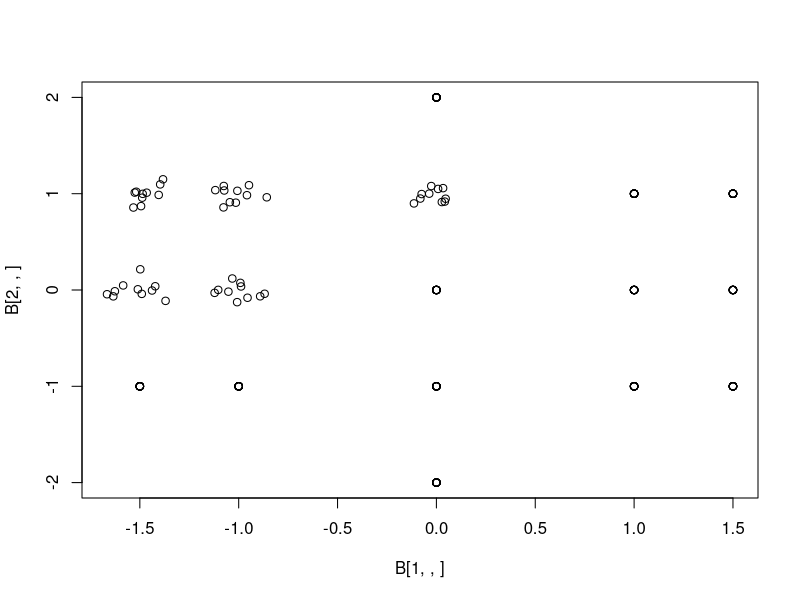
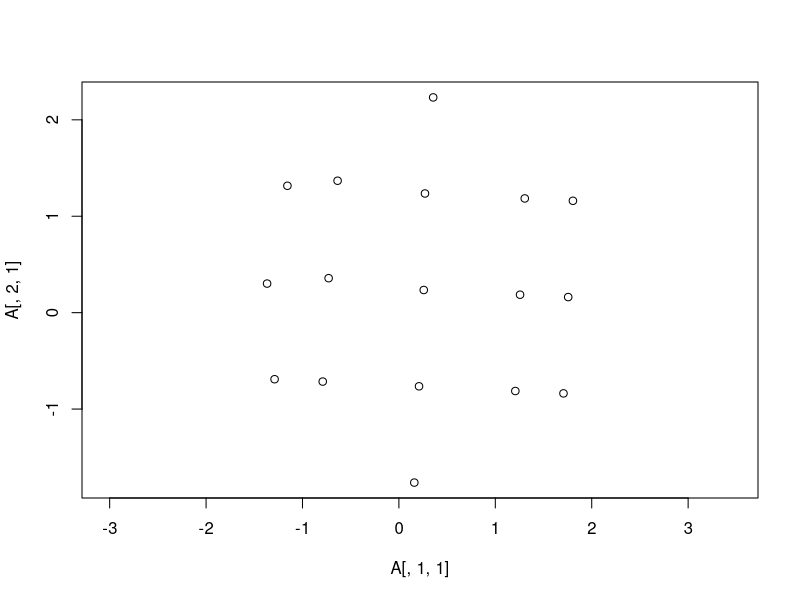
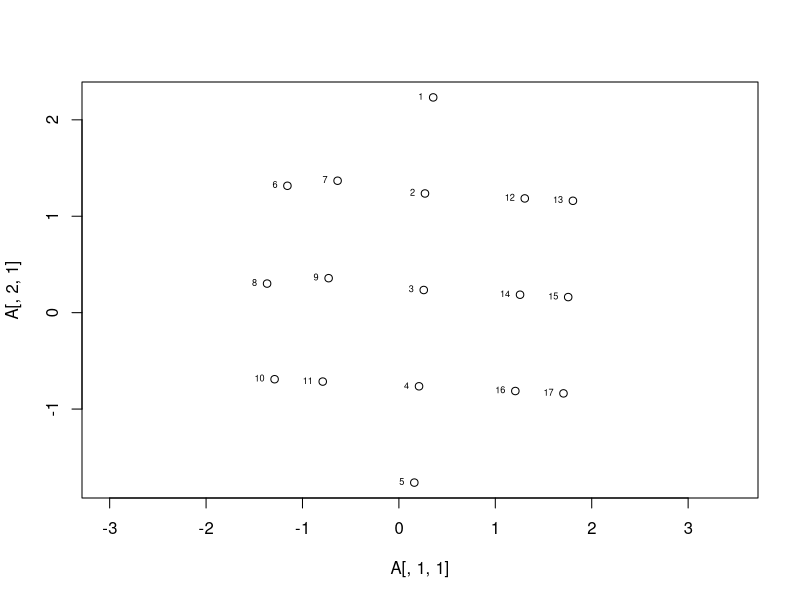

Generate these figures, in order, with R:
library(plyr)
v<-c(0,2,0,1,0,0,0,-1,0,-2,   -1.5,1, -1,1, -1.5,0, -1,0, -1.5,-1, -1,-1, 1,1, 1.5,1,1,0, 1.5,0, 1,-1, 1.5,-1.0   )


k<-2#dimensiones
sn<-10#numero de especimenes
ln<-17#numero de landmarks
sag<-5#n de sagitales
#lp<-c(2,6,9,17)
lp<-c(2,6,7,8,9)

pares<-as.matrix(read.csv("pairs.txt",header = F,sep=" "))



#B<-array(v,c(2,ln,sn))+rnorm((ln*2)*sn,sd=0.05)#descomentar para meter ruido de fondo

B<-array(v,c(k,ln,sn))
B[,lp,]<-B[,lp,]+rnorm(length(lp)*k*sn,sd=0.07)
plot(B[1,,],B[2,,])



#rotacion
alfa<-runif(sn,min = 0,max = pi/20)
AR<-sapply(alfa,simplify = "array",function(x){matrix(c(cos(x),-sin(x),sin(x),cos(x)),2,2)})
TAR<-array(0,c(k,ln,sn))
for(s in 1:sn){
  TAR[,,s]<-AR[,,s]%*%B[,,s]
}

#traslacion
TAR<-aaply(TAR,3,function(x){x+matrix(runif(2),k,ln)})
A<-aperm(TAR,c(3,2,1))
plot(A[,1,1],A[,2,1],asp = 1)

#-----------------------------------------

plot(A[,1,1],A[,2,1],asp = 1)
text(A[,1,1],A[,2,1],c(seq(1:(ln))),pos=2,offset=0.5,cex=0.55)

#pares<-matrix(c(6,13,7,12,8,15,9,14,10,17,11,16),6,2,byrow = T)


